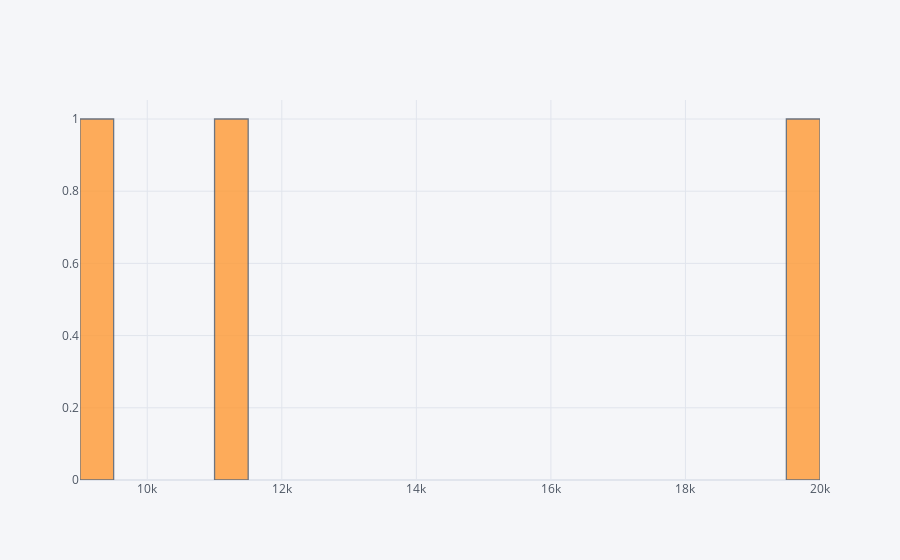

Notebook source saved alongside this figure:
### Markdown cell above
### Drivewheel & Price

### Code cell
print(df1.groupby('drivewheel')['price'].mean().sort_values())
print()
df1.groupby('drivewheel')['price'].mean().iplot(kind='histogram',subplots=True,bins=50)

### Figure 1 — Plotly figure (JSON) as saved in the notebook; plotly's stock layout.template omitted (floating-point values rounded to 4 significant figures)
{"data": [{"histfunc": "count", "histnorm": "", "marker": {"color": "rgba(255, 153, 51, 1.0)", "line": {"color": "#4D5663", "width": 1.3}}, "name": "price", "nbinsx": 50, "opacity": 0.8, "orientation": "v", "type": "histogram", "x": [11090.0, 9239.0, 19910.0], "xaxis": "x", "yaxis": "y"}], "layout": {"barmode": "overlay", "legend": {"bgcolor": "#F5F6F9", "font": {"color": "#4D5663"}}, "paper_bgcolor": "#F5F6F9", "plot_bgcolor": "#F5F6F9", "title": {"font": {"color": "#4D5663"}}, "xaxis": {"anchor": "y", "domain": [0, 1], "gridcolor": "#E1E5ED", "showgrid": true, "tickfont": {"color": "#4D5663"}, "title": {"font": {"color": "#4D5663"}, "text": ""}, "zerolinecolor": "#E1E5ED"}, "yaxis": {"anchor": "x", "domain": [0, 1], "gridcolor": "#E1E5ED", "showgrid": true, "tickfont": {"color": "#4D5663"}, "title": {"font": {"color": "#4D5663"}, "text": ""}, "zerolinecolor": "#E1E5ED"}}}
